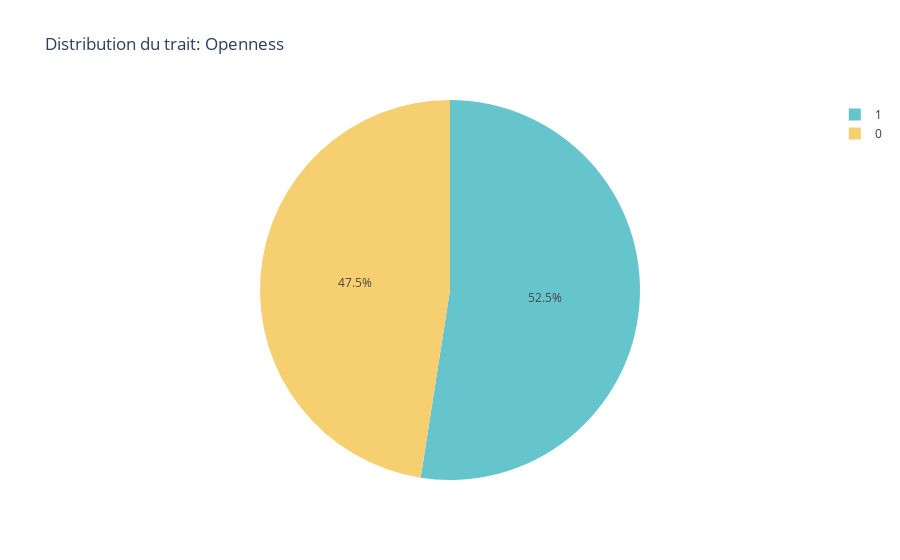
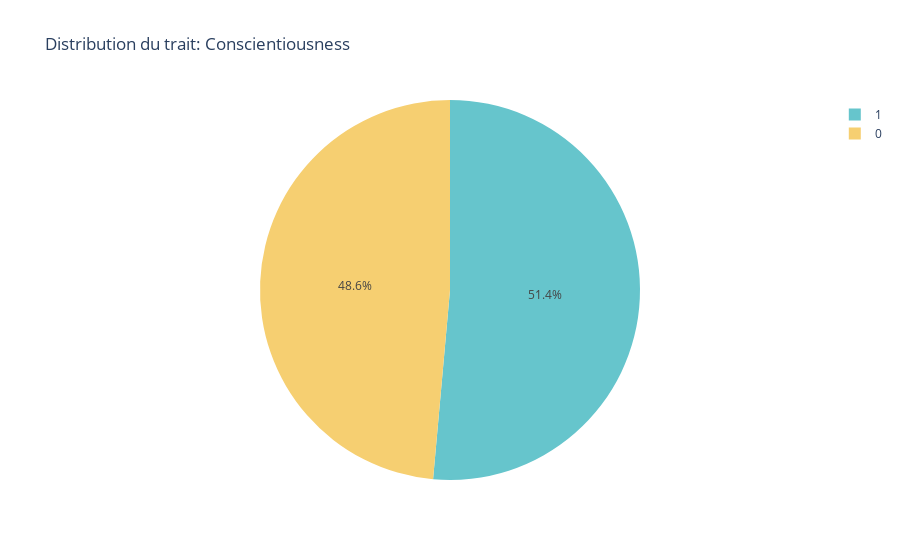
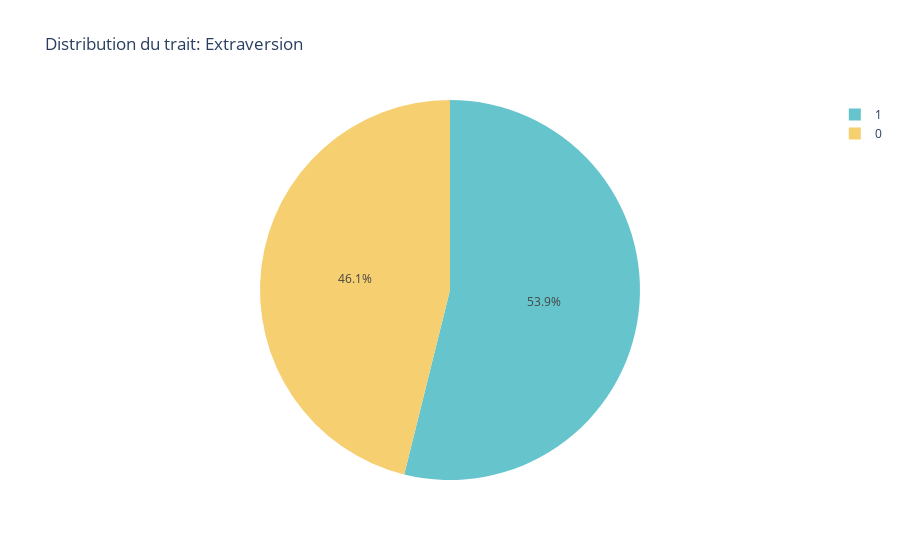
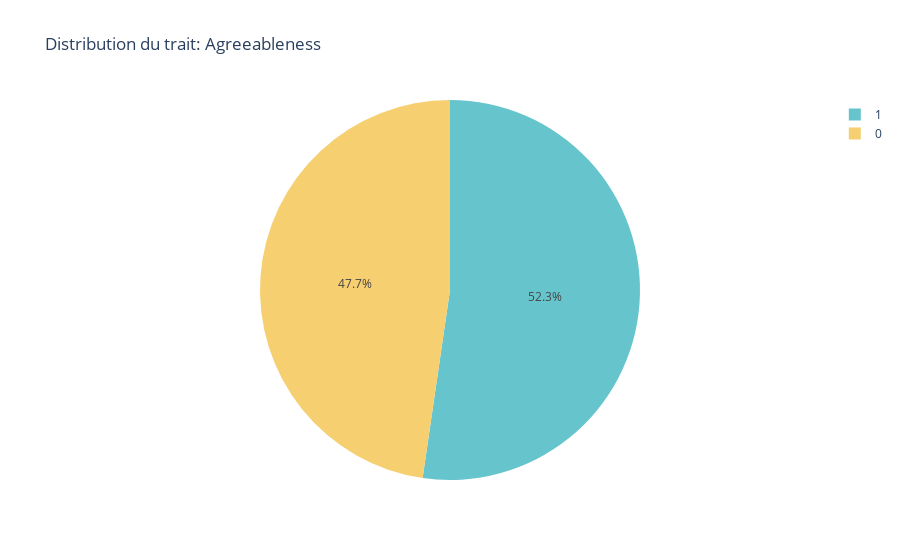

The code cell stored with these charts, in order, in its notebook:
### Markdown cell above
### 3. Distribution de chaque trait OCEAN

### Code cell
for col in traits:
    trait_counts = df[col].value_counts().reset_index()
    trait_counts.columns = ['Value', 'Count']

    fig = px.pie(
        trait_counts,
        names='Value',
        values='Count',
        title=f'Distribution du trait: {col}',
        color_discrete_sequence=px.colors.qualitative.Pastel,
        labels={'Value': f'{col} (0=Faible, 1=Élevé)', 'Count': 'Nombre'}
    )

    fig.show()

### Figure 1 — Plotly figure (JSON) as saved in the notebook; plotly's stock layout.template omitted (floating-point values rounded to 4 significant figures)
{"data": [{"domain": {"x": [0, 1], "y": [0, 1]}, "hovertemplate": "Openness (0=Faible, 1=Élevé)=%{label}<br>Nombre=%{value}<extra></extra>", "labels": [1, 0], "legendgroup": "", "name": "", "showlegend": true, "type": "pie", "values": [1903, 1724]}], "layout": {"legend": {"tracegroupgap": 0}, "piecolorway": ["rgb(102, 197, 204)", "rgb(246, 207, 113)", "rgb(248, 156, 116)", "rgb(220, 176, 242)", "rgb(135, 197, 95)", "rgb(158, 185, 243)", "rgb(254, 136, 177)", "rgb(201, 219, 116)", "rgb(139, 224, 164)", "rgb(180, 151, 231)", "rgb(179, 179, 179)"], "title": {"text": "Distribution du trait: Openness"}}}

### Figure 2 — Plotly figure (JSON) as saved in the notebook; plotly's stock layout.template omitted (floating-point values rounded to 4 significant figures)
{"data": [{"domain": {"x": [0, 1], "y": [0, 1]}, "hovertemplate": "Conscientiousness (0=Faible, 1=Élevé)=%{label}<br>Nombre=%{value}<extra></extra>", "labels": [1, 0], "legendgroup": "", "name": "", "showlegend": true, "type": "pie", "values": [1865, 1762]}], "layout": {"legend": {"tracegroupgap": 0}, "piecolorway": ["rgb(102, 197, 204)", "rgb(246, 207, 113)", "rgb(248, 156, 116)", "rgb(220, 176, 242)", "rgb(135, 197, 95)", "rgb(158, 185, 243)", "rgb(254, 136, 177)", "rgb(201, 219, 116)", "rgb(139, 224, 164)", "rgb(180, 151, 231)", "rgb(179, 179, 179)"], "title": {"text": "Distribution du trait: Conscientiousness"}}}

### Figure 3 — Plotly figure (JSON) as saved in the notebook; plotly's stock layout.template omitted (floating-point values rounded to 4 significant figures)
{"data": [{"domain": {"x": [0, 1], "y": [0, 1]}, "hovertemplate": "Extraversion (0=Faible, 1=Élevé)=%{label}<br>Nombre=%{value}<extra></extra>", "labels": [1, 0], "legendgroup": "", "name": "", "showlegend": true, "type": "pie", "values": [1954, 1673]}], "layout": {"legend": {"tracegroupgap": 0}, "piecolorway": ["rgb(102, 197, 204)", "rgb(246, 207, 113)", "rgb(248, 156, 116)", "rgb(220, 176, 242)", "rgb(135, 197, 95)", "rgb(158, 185, 243)", "rgb(254, 136, 177)", "rgb(201, 219, 116)", "rgb(139, 224, 164)", "rgb(180, 151, 231)", "rgb(179, 179, 179)"], "title": {"text": "Distribution du trait: Extraversion"}}}

### Figure 4 — Plotly figure (JSON) as saved in the notebook; plotly's stock layout.template omitted (floating-point values rounded to 4 significant figures)
{"data": [{"domain": {"x": [0, 1], "y": [0, 1]}, "hovertemplate": "Agreeableness (0=Faible, 1=Élevé)=%{label}<br>Nombre=%{value}<extra></extra>", "labels": [1, 0], "legendgroup": "", "name": "", "showlegend": true, "type": "pie", "values": [1897, 1730]}], "layout": {"legend": {"tracegroupgap": 0}, "piecolorway": ["rgb(102, 197, 204)", "rgb(246, 207, 113)", "rgb(248, 156, 116)", "rgb(220, 176, 242)", "rgb(135, 197, 95)", "rgb(158, 185, 243)", "rgb(254, 136, 177)", "rgb(201, 219, 116)", "rgb(139, 224, 164)", "rgb(180, 151, 231)", "rgb(179, 179, 179)"], "title": {"text": "Distribution du trait: Agreeableness"}}}
